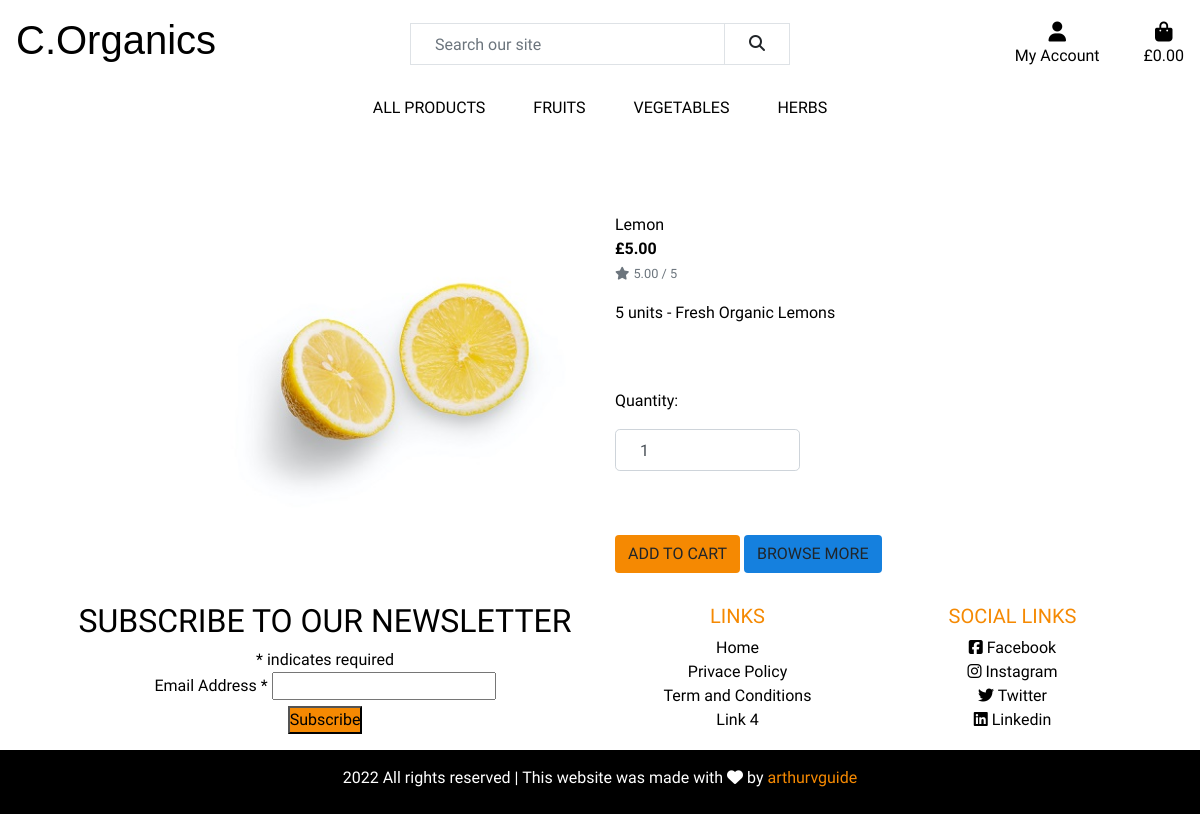
/products/5, run on the app's committed database.
### products/models.py (models this page shows, shortened)
class Product(models.Model):
    category = models.ForeignKey('Category', null=True, blank=True, on_delete=models.SET_NULL)
    name = models.CharField(max_length=254)
    description = models.TextField()
    price = models.DecimalField(max_digits=6, decimal_places=2)
    rating = models.DecimalField(max_digits=6, decimal_places=2, null=True, blank=True)
    image_url = models.URLField(max_length=1024, null=True, blank=True)
    image = models.ImageField(null=True, blank=True)

### products/views.py (the view)
# urls.py: path('<product_id>', views.product_detail, name='product_detail'),
def product_detail(request, product_id):
    product = get_object_or_404(Product, pk=product_id)
    context = {
        'product': product,
    }
    return render(request, 'products/product_detail.html', context)

### products/templates/products/product_detail.html (shortened to what this page needs)
{% extends "base.html" %}
{% load static %}
{% block content %}
    <div class="container-fluid">
        <div class="row align-items-center">
            <div class="col-12 col-md-6 col-lg-4 offset-lg-2">
                <div class="my-5">
                    {% if product.image %}
                        <a href="{{ product.image.url }}" target="_blank">
                            <img class="img-fluid" src="{{ product.image.url }}" alt="{{ product.name }}">
                        </a>
                        {% else %}
                        <a href="">
                            <img class="img-fluid" src="/media/no-image.png" alt="{{ product.name }}">
                        </a>
                    {% endif %}
                </div>
            </div>
            <div class="col-12 col-md-6 col-lg-4">
                <div class="mb-5 mt-md-5">
                    <p class="mb-0">{{ product.name }}</p>
                    <p class="mb-0 text-left font-weight-bold">£{{ product.price }}</p>
                    {% if product.rating %}
                        <small class="text-muted"><i class="fas fa-star mr-1"></i>{{ product.rating }} / 5</small>
                    {% else %}
                        <small class="text-muted">No Rating</small>
                    {% endif %}
                    <p class="mt-3">{{ product.description }}</p>
                </div>
                <form class="form" action="#" method="POST">
                    <div class="form-row">
                        <div class="col-12">
                            <p class="mt-3">Quantity:</strong></p>
                            <div class="form-group w-50">
                                <div class="input-group">
                                    <input class="form-control qty_input" type="number" name="quantity" value="1" min="1" max="99" data-item_id="{{ product.id }}" id="id_qty_{{ product.id }}">
                                </div>
                            </div>
                        </div>
                        <div class="col-12">
                            <input type="submit" class="btn btn-add-cart text-uppercase mt-5" value="Add to Cart">
                            <a href="{% url 'products' %}" class="btn btn-browse mt-5">
                                <span class="text-uppercase">Browse more</span>
                            </a>
                        </div>
                    </div>
                </form>
            </div>
        </div>
    </div>
{% endblock %}

### static/css/style.css (style rules this page uses)
html { height: 100%; }
body { font-family: 'K2D', sans-serif; overflow-x: hidden; color: black; }
a { color:#000; }
* { margin: 0; padding: 0px; box-sizing: border-box; }
.form-control { height: calc(2.5rem + 2px); padding: 0.5rem 1.5rem; font-size: 1rem; line-height: 1.5; border-radius: 0.3rem; }
.btn-add-cart { background-color: #f58902; }
.btn-browse { background-color: #1580de; }

### data on the page
Product: image (picture), name "Lemon", price "5.00", rating "5.00", description "5 units - Fresh Organic Lemons"
